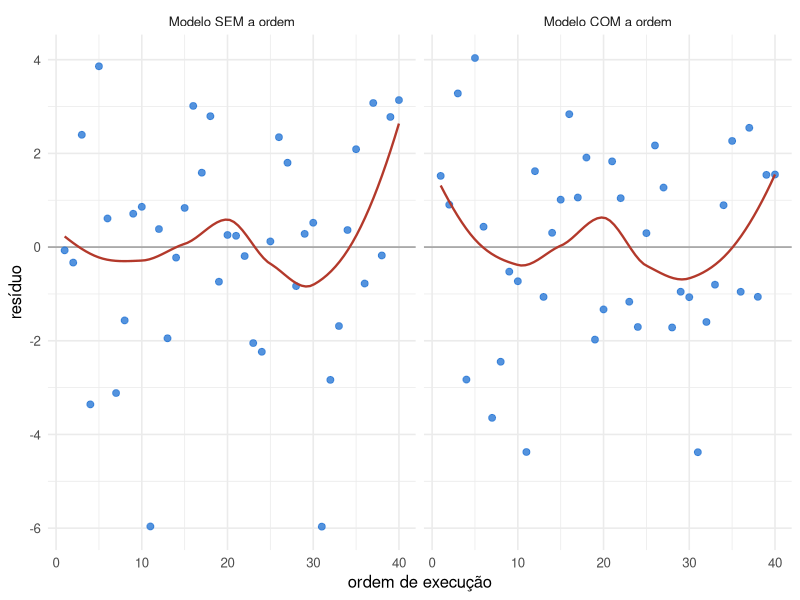
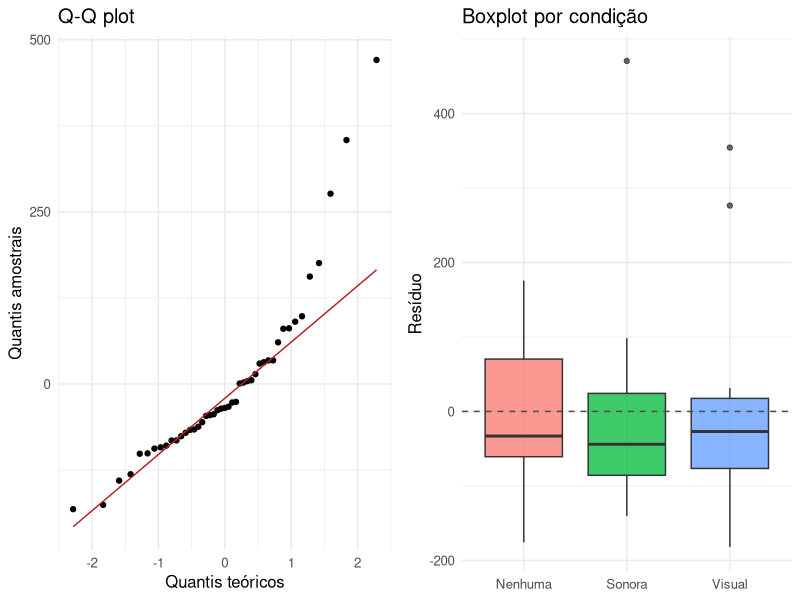
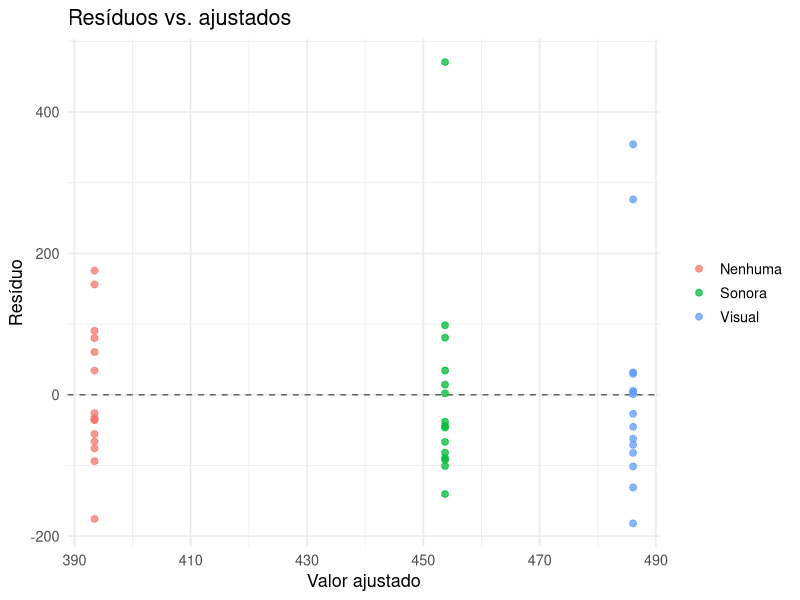

Recreate these plots in R, in order. (Note: this script raises an error after producing the figures.)
## ---- chunk 1
options(html.tag.transform.rmarkdown = TRUE)
knitr::opts_chunk$set(echo = TRUE, warning = FALSE, message = FALSE, fig.retina = 2)
suppressPackageStartupMessages({
  library(tidyverse)
  library(kableExtra)
  library(broom)
  library(car)
  library(MASS)
  library(gridExtra)
})
## ---- chunk 2
set.seed(21)
n <- 40
ordem <- 1:n
deriva <- 0.28 * ordem                       # o equipamento aquece ao longo do dia
trat   <- factor(rep(c("A","B","C","D"), each = 10))
y      <- 50 + as.numeric(trat) * 2 + deriva + rnorm(n, 0, 2)
res    <- residuals(aov(y ~ trat))

bind_rows(
  tibble(ordem, res = residuals(aov(y ~ trat)), cenario = "Modelo SEM a ordem"),
  tibble(ordem, res = residuals(aov(y ~ trat + ordem)), cenario = "Modelo COM a ordem")
) %>%
  mutate(cenario = factor(cenario, levels = c("Modelo SEM a ordem", "Modelo COM a ordem"))) %>%
  ggplot(aes(ordem, res)) +
  geom_hline(yintercept = 0, color = "grey60") +
  geom_point(size = 2, alpha = 0.8, color = "#2a78d6") +
  geom_smooth(method = "loess", se = FALSE, color = "#b3392b", linewidth = 0.8) +
  facet_wrap(~ cenario) +
  labs(x = "ordem de execução", y = "resíduo") +
  theme_minimal(base_size = 12)
## ---- chunk 3
dados_ord <- tibble(ordem = 1:40,
                     trat = factor(rep(c("A","B","C","D"), each = 10)),
                     y = 50 + as.numeric(trat)*2 + rnorm(40, 0, 2))
dados_ord$y[7] <- dados_ord$y[7] + 12   # um ponto discrepante deliberado
mod_ord <- lm(y ~ trat, data = dados_ord)
r_estud <- rstudent(mod_ord)
which(abs(r_estud) > 2)
## ---- chunk 4
set.seed(1234)
condicao <- c("Nenhuma", "Sonora", "Visual")
n <- 15
media_base <- c(420, 470, 560)
cv <- 0.28
dados_het <- tibble(
  sujeito  = 1:(3 * n),
  condicao = factor(rep(condicao, each = n), levels = condicao),
  tempo    = rep(media_base, each = n) * exp(rnorm(3 * n, 0, cv))
)
modelo_het <- aov(tempo ~ condicao, data = dados_het)
## ---- chunk 5
p_qq_06 <- dados_het %>%
  mutate(residuo = residuals(modelo_het)) %>%
  ggplot(aes(sample = residuo)) +
  stat_qq() + stat_qq_line(color = "firebrick") +
  labs(title = "Q-Q plot", x = "Quantis teóricos", y = "Quantis amostrais") +
  theme_minimal(base_size = 12)

p_box_06 <- dados_het %>%
  mutate(residuo = residuals(modelo_het)) %>%
  ggplot(aes(condicao, residuo, fill = condicao)) +
  geom_boxplot(alpha = 0.75, show.legend = FALSE) +
  geom_hline(yintercept = 0, linetype = "dashed", color = "grey30") +
  labs(title = "Boxplot por condição", x = NULL, y = "Resíduo") +
  theme_minimal(base_size = 12)

gridExtra::grid.arrange(p_qq_06, p_box_06, ncol = 2)
## ---- chunk 6
tibble(ajustado = fitted(modelo_het), residuo = residuals(modelo_het),
       condicao = dados_het$condicao) %>%
  ggplot(aes(ajustado, residuo, color = condicao)) +
  geom_hline(yintercept = 0, linetype = "dashed", color = "grey40") +
  geom_point(size = 2, alpha = 0.75) +
  labs(title = "Resíduos vs. ajustados", x = "Valor ajustado", y = "Resíduo", color = NULL) +
  theme_minimal(base_size = 13)
## ---- chunk 7
shapiro.test(residuals(modelo_het))
car::leveneTest(tempo ~ condicao, data = dados_het)
## ---- chunk 8
bc <- MASS::boxcox(modelo_het, plotit = TRUE, lambda = seq(-2, 2, by = 0.01))
lambda_otimo <- bc$x[which.max(bc$y)]
lambda_otimo
## ---- chunk 9
dados_het <- dados_het %>% mutate(log_tempo = log(tempo))
modelo_log <- aov(log_tempo ~ condicao, data = dados_het)

shapiro.test(residuals(modelo_log))
car::leveneTest(log_tempo ~ condicao, data = dados_het)
## ---- chunk 10
p_antes <- tibble(ajustado = fitted(modelo_het), residuo = residuals(modelo_het)) %>%
  ggplot(aes(ajustado, residuo)) +
  geom_hline(yintercept = 0, linetype = "dashed", color = "grey40") +
  geom_point(color = "#d98324", size = 2, alpha = 0.75) +
  labs(title = "Antes (original)", x = "Ajustado", y = "Resíduo") + theme_minimal(base_size = 12)

p_depois <- tibble(ajustado = fitted(modelo_log), residuo = residuals(modelo_log)) %>%
  ggplot(aes(ajustado, residuo)) +
  geom_hline(yintercept = 0, linetype = "dashed", color = "grey40") +
  geom_point(color = "#2e8b57", size = 2, alpha = 0.75) +
  labs(title = "Depois (log)", x = "Ajustado", y = "Resíduo") + theme_minimal(base_size = 12)

gridExtra::grid.arrange(p_antes, p_depois, ncol = 2)
## ---- chunk 11
feijao <- read_csv("../Livro/data/feijao.csv", show_col_types = FALSE) %>%
  mutate(Fertilizante = factor(Fertilizante, labels = paste0("F", 1:4)))
mod_feijao_06 <- aov(Producao ~ Fertilizante, data = feijao)

bc_feijao <- MASS::boxcox(mod_feijao_06, plotit = FALSE, lambda = seq(-2, 2, by = 0.01))
lambda_feijao <- bc_feijao$x[which.max(bc_feijao$y)]
lambda_feijao
